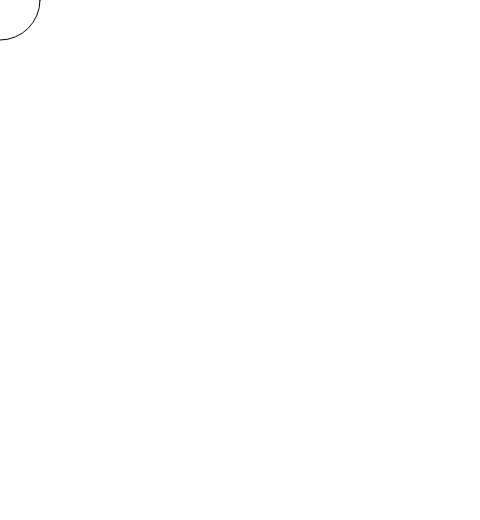
Frame 1 (no input)
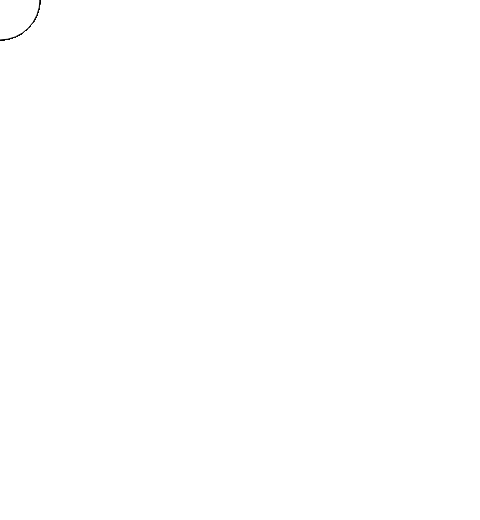
Frame 60 (no input)
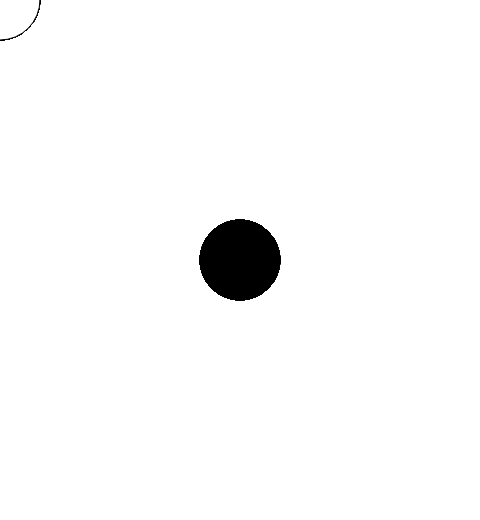
Frame 120 (the mouse pressed at the canvas centre since frame 60)

The p5.js sketch that drew these frames (run headless with seeded random() and noise() and a simulated clock; from frame 60 on, the mouse is pressed at the canvas centre):

// p5.js sketch
// ── sketch.js
function setup() {
  createCanvas(480, 520);
}

function draw() {
  if (mouseIsPressed) {
    fill(0);
  } else {
    fill(255);
  }
  ellipse(mouseX, mouseY, 80, 80);
}
